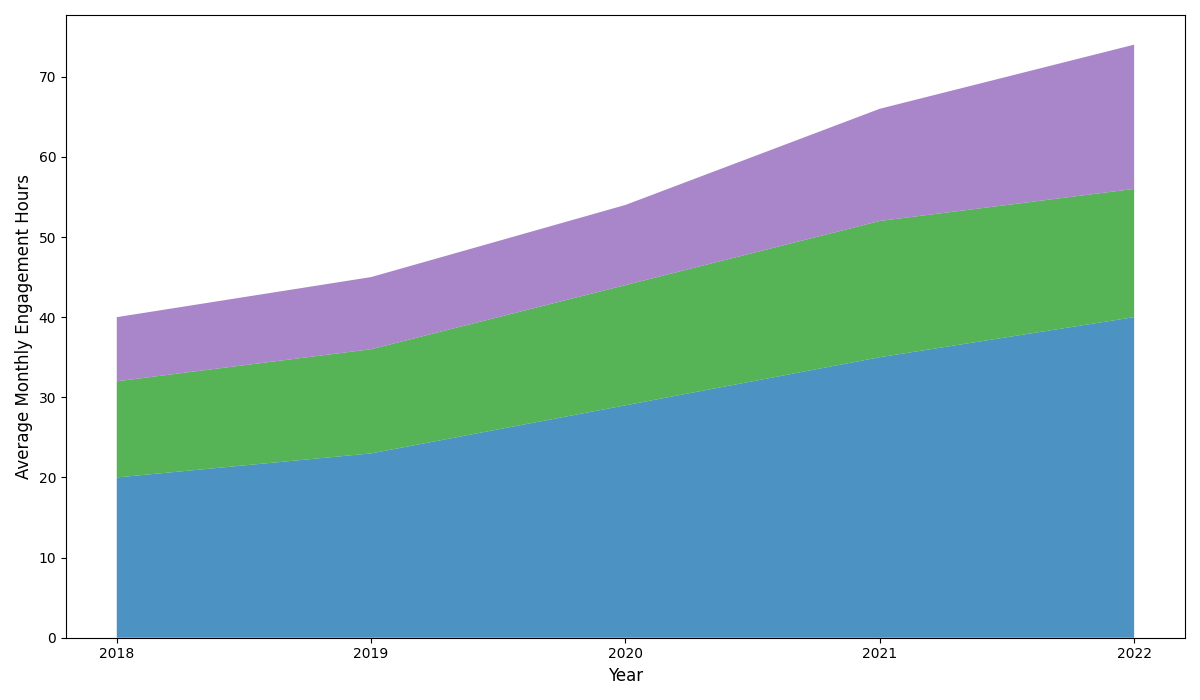

This figure's Python source:
import matplotlib.pyplot as plt
import numpy as np

years = np.array([2018, 2019, 2020, 2021, 2022])
video_streaming = np.array([20, 23, 29, 35, 40])
online_news = np.array([12, 13, 15, 17, 16])
gaming = np.array([8, 9, 10, 14, 18])

platforms = [video_streaming, online_news, gaming]
colors = ['#1f77b4', '#2ca02c', '#9467bd']

plt.figure(figsize=(12, 7))
plt.stackplot(years, *platforms, colors=colors, alpha=0.8)

plt.xticks(years, fontsize=10)
plt.xlabel('Year', fontsize=12)
plt.ylabel('Average Monthly Engagement Hours', fontsize=12)

plt.tight_layout()
plt.show()
